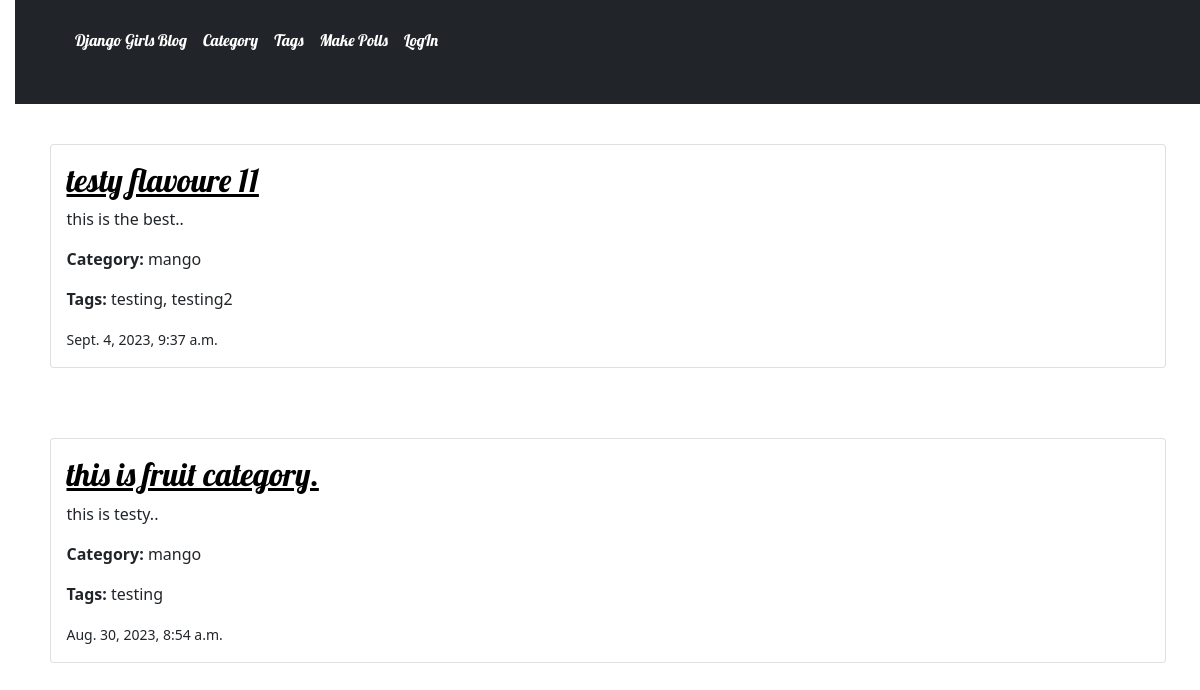
The page /tags/1/tag_wise_post/ on the database as committed earlier.
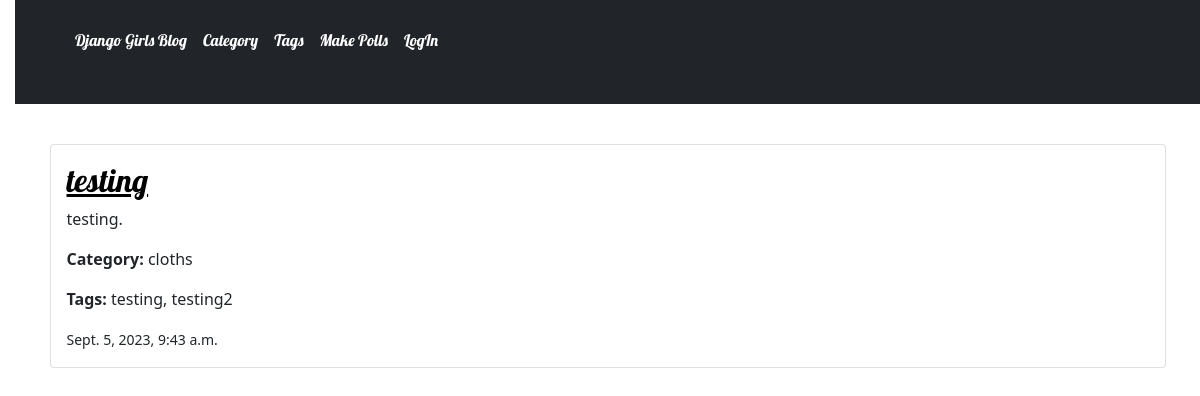
The same page on the database as committed later.
### blog/models.py (models this page shows, shortened)
class Post(models.Model):
    author = models.ForeignKey(User, on_delete=models.CASCADE)
    category = models.ForeignKey(Category, on_delete=models.CASCADE)
    tags = models.ManyToManyField(Tag)
    title = models.CharField(max_length=200)
    text = models.TextField()
    feature_img = models.ImageField(upload_to='post/feture',blank=True, null=True)
    thumbnail_img = models.ImageField(upload_to='post/thumbnail',blank=True, null=True)
    slug = AutoSlugField(populate_from='title', unique=True, default=None, null=True)
    created_date = models.DateTimeField(default=timezone.now)
    published_date = models.DateTimeField(blank=True, null=True)
    class Meta:
        ordering = ['-created_date',]

class Category(models.Model):
    name = models.CharField(max_length=60)
    desc = models.TextField()
    image = models.ImageField(upload_to='cat')
    slug = AutoSlugField(populate_from='name', unique=True, default=None, null=True)

class Tag(models.Model):
    name = models.CharField(max_length=60)
    desc = models.TextField()
    image = models.ImageField(upload_to='cat')
    def __str__(self):
        return self.name

### blog/views.py (the view)
# urls.py: path('tags/<int:pk>/tag_wise_post/', views.tag_wise_post, name='tag_wise_post'),
def tag_wise_post(request, pk):
    tags = Tag.objects.get(pk=pk)
    post_list = Post.objects.filter(tags=tags)
    return render(request, 'blog/tag_wise_post.html', {'post_list': post_list})

### blog/templates/blog/tag_wise_post.html
{% extends 'blog/base.html' %}
{% block content %}
    {% for post in post_list %}
        <article class="post">
            <div class="card mb-3">
                <div class="card-body">
                <h2  class="card-title"><a href="{% url 'post_detail' slug=post.slug %}">{{ post.title }}</a></h2>
                <p class="card-text">{{ post.text|linebreaksbr }}.</p>
                <p><strong>Category:</strong> {{ post.category.name }}</p>
                <p><strong>Tags:</strong> {{ post.tags.all|join:", " }}</p>
                <p class="card-text"><small class="text-body-secondary">{{ post.published_date }}</small></p>
              </div>
          </div>
        </article>
    {% endfor %}
{% endblock %}

Rows that differ between the two databases and show on the page:
removed Post: title "testy flavoure 11", text "this is the best.", category.name "mango", tags.all "testing, testing2", published_date "Sept. 4, 2023, 9:37 a.m."
removed Post: title "this is fruit category.", text "this is testy.", category.name "mango", tags.all "testing", published_date "Aug. 30, 2023, 8:54 a.m."
added Post: title "testing", text "testing", category.name "cloths", tags.all "testing, testing2", published_date "Sept. 5, 2023, 9:43 a.m."
